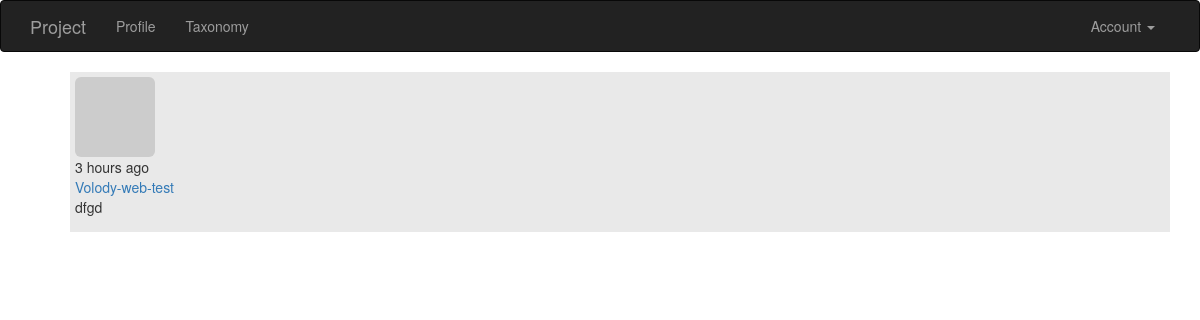
The page /post/101 (signed in) on the database its author committed.
### app/models.py (models this page shows, shortened)
class Post(db.Model):
    __tablename__ = 'posts'
    id = db.Column(db.Integer, primary_key=True)
    body = db.Column(db.Text)
    body_html = db.Column(db.Text)
    timestamp = db.Column(db.DateTime, index=True, default=datetime.utcnow)
    author_id = db.Column(db.Integer, db.ForeignKey('users.id'))
    comments = db.relationship('Comment', backref='post', lazy='dynamic')
    taxonomy_id = db.Column(db.Integer, db.ForeignKey('taxonomy.id'))

class User(UserMixin, db.Model):
    __tablename__ = 'users'
    id = db.Column(db.Integer, primary_key=True)
    email = db.Column(db.String(64), unique=True, index=True)
    username = db.Column(db.String(64), unique=True, index=True)
    role_id = db.Column(db.Integer, db.ForeignKey('roles.id'))
    password_hash = db.Column(db.String(128))
    confirmed = db.Column(db.Boolean, default=False)
    name = db.Column(db.String(64))
    location = db.Column(db.String(64))
    about_me = db.Column(db.Text())
    member_since = db.Column(db.DateTime(), default=datetime.utcnow)
    last_seen = db.Column(db.DateTime(), default=datetime.utcnow)
    avatar_hash = db.Column(db.String(32))
    posts = db.relationship('Post', backref='author', lazy='dynamic')
    taxonomy = db.relationship('Taxonomy', backref='author', lazy='dynamic')
    followed = db.relationship('Follow',
                               foreign_keys=[Follow.follower_id],
                               backref=db.backref('follower', lazy='joined'),
                               lazy='dynamic',
                               cascade='all, delete-orphan')
    followers = db.relationship('Follow',
                                foreign_keys=[Follow.followed_id],
                                backref=db.backref('followed', lazy='joined'),
                                lazy='dynamic',
                                cascade='all, delete-orphan')
    comments = db.relationship('Comment', backref='author', lazy='dynamic')
    @property
    def password(self):
        raise AttributeError('password is not a readable attribute')
    def can(self, permissions):
        return self.role is not None and \
            (self.role.permissions & permissions) == permissions
    def is_administrator(self):
        return self.can(Permission.ADMINISTER)
    def ping(self):
        self.last_seen = datetime.utcnow()
        db.session.add(self)
    def gravatar(self, size=100, default='identicon', rating='g'):
        if request.is_secure:
            url = 'https://secure.gravatar.com/avatar'
        else:
            url = 'http://www.gravatar.com/avatar'
        hash = self.avatar_hash or hashlib.md5(
            self.email.encode('utf-8')).hexdigest()
        return '{url}/{hash}?s={size}&d={default}&r={rating}'.format(
            url=url, hash=hash, size=size, default=default, rating=rating)

### app/main/views.py (the view)
@main.route('/post/<int:id>')
def post(id):
	post = Post.query.get_or_404(id)
	return render_template('posts/post.html', posts=[post], id = id)

### app/auth/views.py (called while the page is built)
@auth.before_app_request
def before_request():
    if current_user.is_authenticated:
        current_user.ping()
        if not current_user.confirmed \
                and request.endpoint \
                and request.endpoint[:5] != 'auth.' \
                and request.endpoint != 'static':
            return redirect(url_for('auth.unconfirmed'))

### app/main/__init__.py (called while the page is built)
@main.app_context_processor
def inject_permissions():
    return dict(Permission=Permission)

### app/models.py (called while the page is built)
@login_manager.user_loader
def load_user(user_id):
    return User.query.get(int(user_id))

### app/templates/posts/post.html (shortened to what this page needs)
{% extends "base.html" %}
{% import "_macros.html" as macros %}
{% block content %}
    <div class="container">
	{% include 'posts/_posts.html' %}
    </div>
{% endblock %}

### app/templates/posts/_posts.html (shortened to what this page needs)
<ul class="posts">
	{% for post in posts %}
		<li class="post">
			<div class="profile-thumbnail">
				<a href="{{ url_for('.user', username=post.author.username) }}">
					<img class="img-rounded profile-thumbnail" src="{{ post.author.gravatar(size=40) }}">
				</a>
			</div>
			<div class="post-date">{{ moment(post.timestamp).fromNow() }}</div>
			<div class="post-author">
				<a href="{{ url_for('.user', username=post.author.username) }}">
					{{ post.author.username }}
				</a>
			</div>
			<div class="post-body">{{ post.body }}</div>
			<div class="post-footer">
			</div>
		</li>
	{% endfor %}
</ul>

### app/static/style.css (style rules this page uses)
ul.posts li { list-style: none; padding: 5px; background-color: #e9e9e9; margin-bottom: 15px; }
.post-footer { text-align: right; padding-bottom: 10px; }

### rows shown on the page
Post: timestamp "3 hours ago", author.username "Volody-web-test", body "dfgd"
